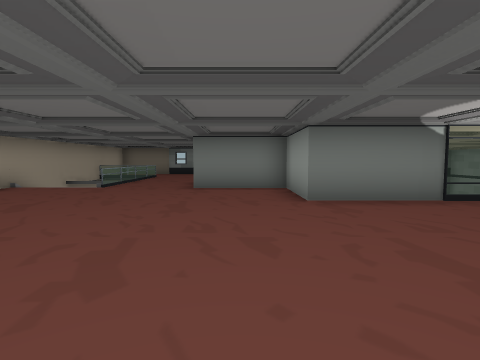
[1] (above)

20 first-person views from a walk through a scene from a Unity 3-D project. The camera is 1.5 m above the floor, tilts 4° down and sees 80° across. The floor is counted in squares, 2 m on a side. Each view is taken from the middle of a square. On the plan, view 1 faces up. The plan holds only what a view shows up to about 10 squares ahead; the rest is blank. The place goes on beyond the plan. Some animated figures are left out.

[2]
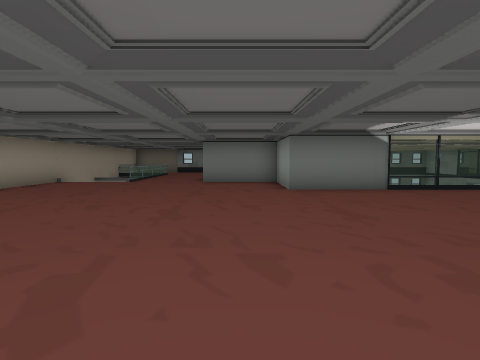

[3]
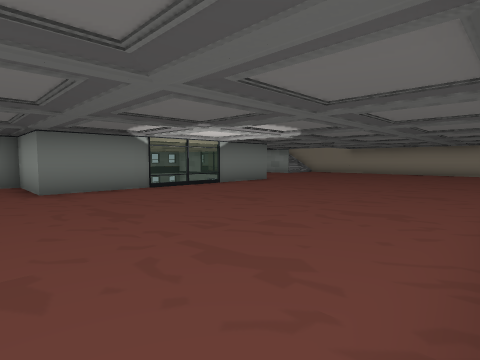

[4]
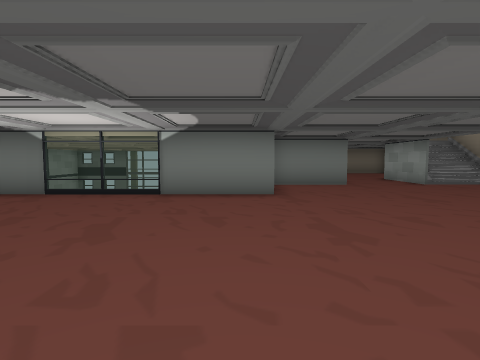

[5]
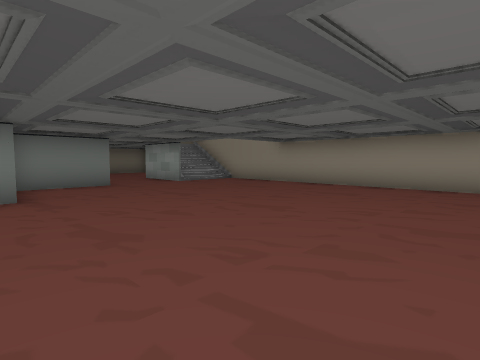

[6]
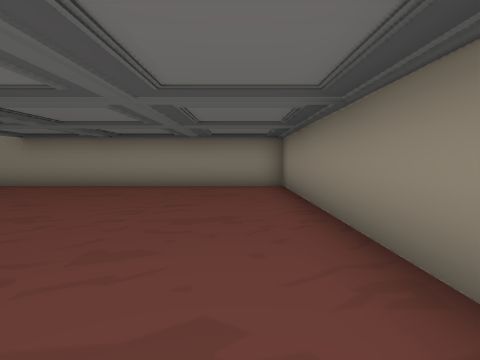

[7]
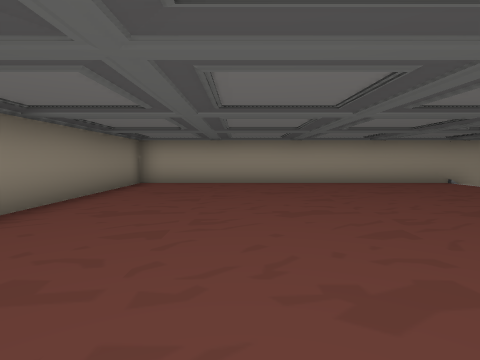

[8]
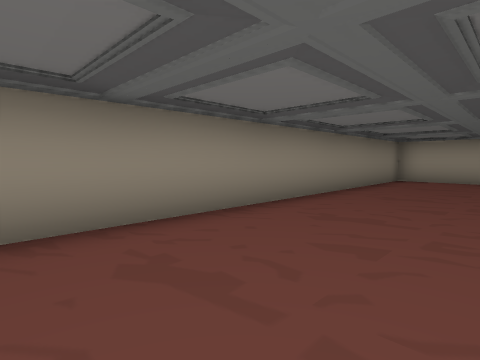

[9]
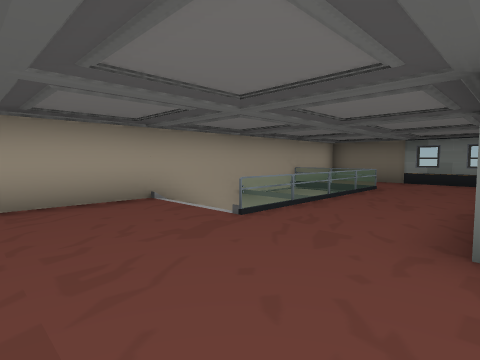

[10]
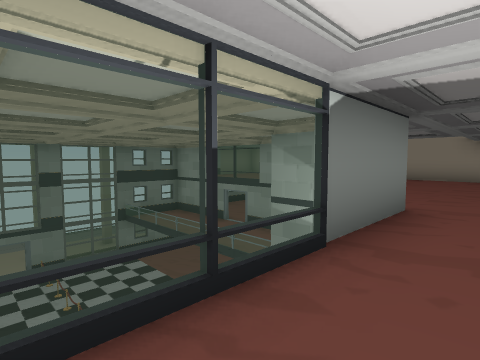

[11]
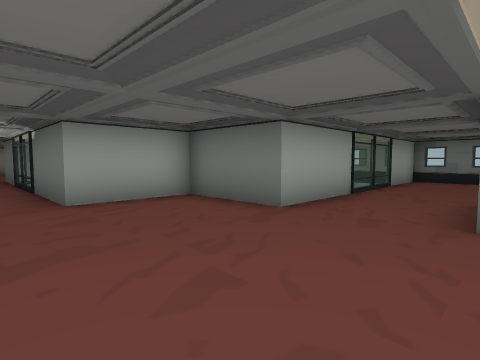

[12]
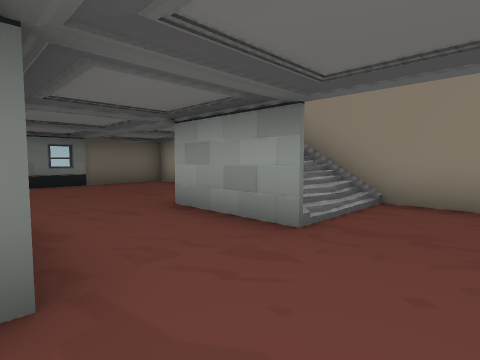

[13]
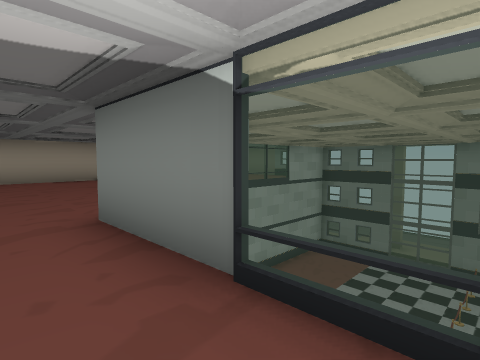

[14]
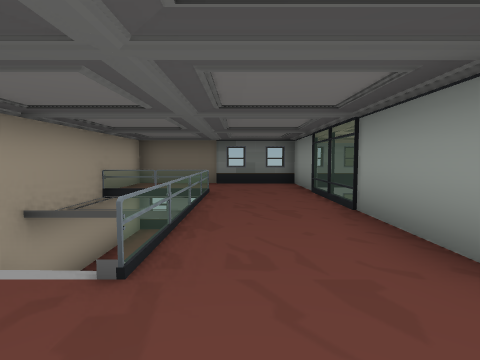

[15]
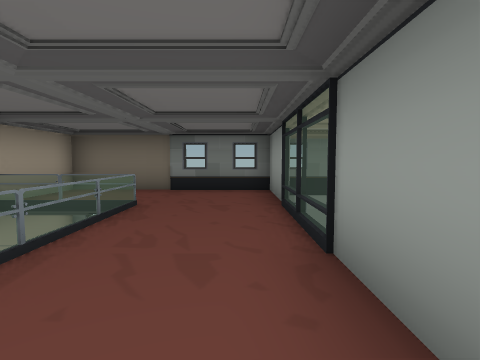

[16]
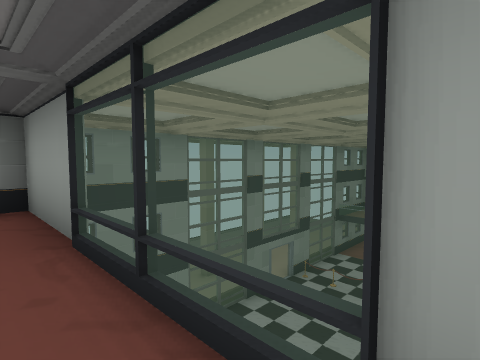

[17]
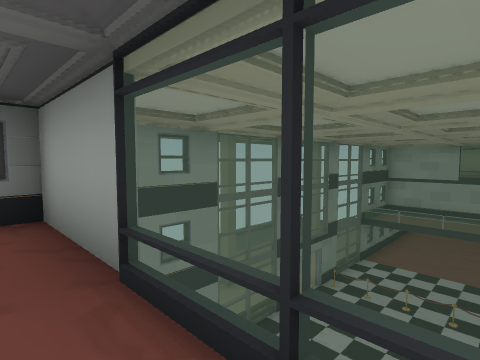

[18]
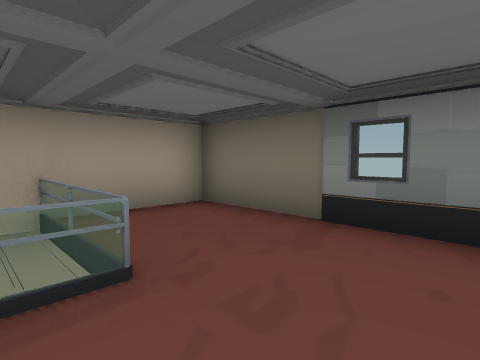

[19]
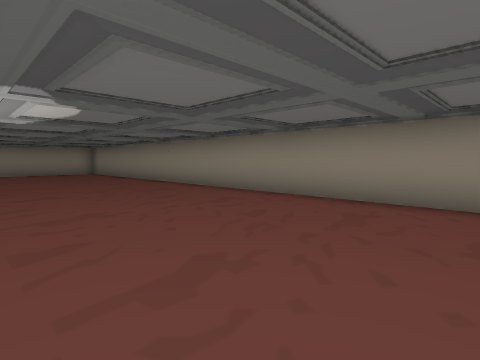

[20]
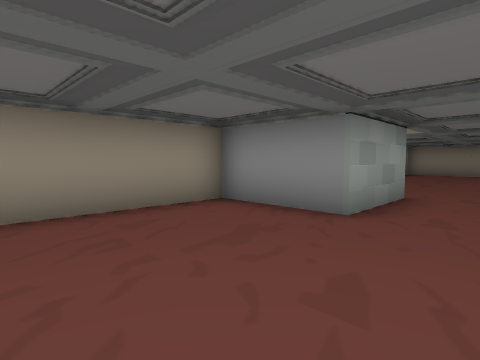

### Floor plan
Key: @ floor where view 1 was taken; # wall or solid block; . main floor; - floor 1.25 m lower than the main floor; _ floor 3 m lower than the main floor; / step, stairs or slope; = window, fence, low wall or low ledge; v drop or lower ground; P pillar; O other object.
Columns run from 7 left of view 1 to 17 right of it. Each row starts with its distance up from view 1.
 17           vPv
 16  ###==    vvvvv    ==###
 15 #.....#vvvvvvvvv  #.....#
 14 #.....# vvvvvOvvv #.....#
 13 #///..#vvvvvvOvvvv#.....#
 12 #_ _..=vvvvvvOvvvv=.....#
 11 #  _..=      O  vv=.....#
 10 #/ /..#         vv#..#//#
  9 #/ -..#         vv#..#//#
  8 #///..###       ###..#//#
  7 #........#     #........#
  6 #........##=#=##........#
  5 #.......................#
  4 #.......................#
  3 #.......................#
  2 #.......................#
  1 #.......................#
  0 #......@................#
 -1 #.......................#
 -2 #.......................#
 -3  #######################

Positions as (right, up) in squares from view 1, and headings:
1: (0, 0), facing up
2: (0, -2), facing up
3: (0, -2), facing up-right
4: (8, -1), facing up
5: (8, -1), facing up-right
6: (8, -1), facing right
7: (3, 1), facing left
8: (5, 1), facing down-left
9: (-1, 5), facing up-left
10: (4, 4), facing up-right
11: (14, 4), facing up-left
12: (11, 6), facing up-right
13: (5, 4), facing up-left
14: (-3, 6), facing up
15: (-2, 8), facing up
16: (-2, 10), facing up-right
17: (-2, 11), facing up-right
18: (-2, 12), facing up-left
19: (0, 3), facing down-right
20: (12, 14), facing down-right
